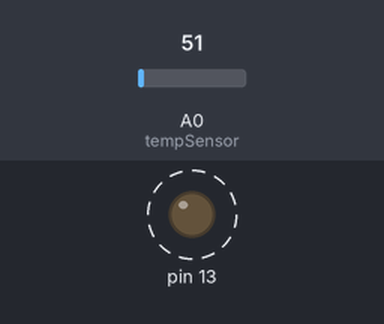
The sketch below on a simulated Arduino Uno, built with avr-gcc and run on an emulated ATmega328P. On the bench: output pins drawn as LEDs (lit = HIGH). Dashed ring = blinking. Inputs (shaded band) come from the test bench; at power-on: A0 (tempSensor) = 51. What the sketch prints to the serial monitor is not drawn.

Above: at 1.2 s.
1.3 s: A0 (tempSensor) set to 69
4.3 s: A0 (tempSensor) set to 84
Timing chart, 0 to 13.3 s (numbered marks = the images above; inputs shaded):
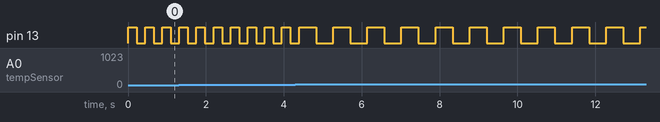

The sketch:

Temperature_Sensor.ino
```cpp
// Temperature sensing using LM35 sensor without using delay(),milli() or macros()

#define tempSensor A0 // temperature sensor output is connected to A0 pin of arduino

void Delay_250(); // function declaration
void Delay_500(); // function declaration

float tempC;  // variable to store temperature in degree celsius
float vout;   // variable to store temporary output voltage of lm35 sensor

void setup() {
  Serial.begin(9600);         // baut rate is to communication between serial monitor and arduino
  pinMode(tempSensor,INPUT);  // tempSensor used as INPUT to take input from sensor
  pinMode(LED_BUILTIN,OUTPUT); // LED_BUILTIN is used to blink on board led and used as output

}
void loop() {

  vout = analogRead(tempSensor);   // it maps the input voltage of sensor in between 0 to 1023
  vout = vout * (5000/1024);      // this convert number 0-1023 from ADC into 0-5v
  tempC = vout / 10;              //convert into degree celsius
  Serial.print("\nTemperature : ");
  Serial.print("\t");
  Serial.print(tempC);               // printing temperature on serial monitor
  Serial.print("  degree celsius\n");
  if(tempC <= 30)                     // if temperature less than or equal to 30 degree celsius then blink led at 250 milli seconds
  {
    Serial.println("less than 30 degree");
    digitalWrite(LED_BUILTIN,HIGH);   // on board led ON
    Delay_250();                      // custom delay funcion called for 250 milli seconds
    digitalWrite(LED_BUILTIN,LOW);    // on board led OFF
    Delay_250();
  }
  else if(tempC > 30)               // if temperature greater than 30 degree celsius then blink led at 500 milli seconds
  {
    Serial.println("greater than 30");
    digitalWrite(LED_BUILTIN,HIGH);   // on board led ON
    Delay_500();                     // custom delay funcion called for 500 milli seconds
    digitalWrite(LED_BUILTIN,LOW);   // on board led OFF
    Delay_500();
  }
  else                               // if above two conditions false
  {
    digitalWrite(LED_BUILTIN,LOW);   // on board led OFF
  }

}

//clockCyclesPerMicrosecond() return number of cycles per microseconds, here 16 for 16 MHz

void Delay_250()
{
  uint32_t cycles = clockCyclesPerMicrosecond()*25000/4; // multiply by  25000 to get number of cycles for 250 milliseconds. divide by 4 because each loop iteration takes 4 cycles

  volatile uint32_t i;     // volatile variable to prevent compiler optimization
  for(i=0; i<cycles; i++)  //loop until the cycles are consumed
  {
    //do nothing
  }
}
void Delay_500()
{
  uint32_t cycles = clockCyclesPerMicrosecond()*50000/4; // multiply by  50000 to get number of cycles for 500 milliseconds

  volatile uint32_t i;
  for(i=0; i<cycles; i++)
  {
    //do nothing
  }

}
```

Measured:
- after the input at 4.3 s, pin 13: alternates HIGH for 0.44 s and LOW for 0.44 s, starting after 0.53 s
- by itself, pin 13: alternates HIGH for 0.22 s and LOW for 0.22 s
